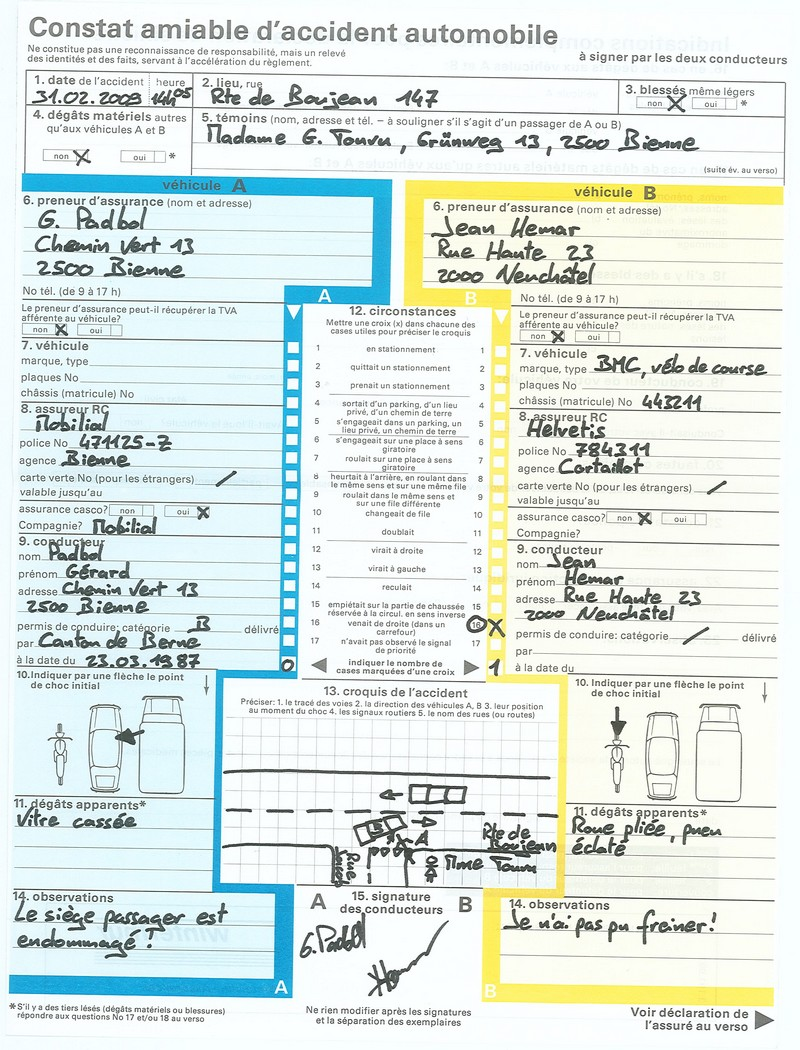
#> input picture data/input/constat_1.jpg, 800 x 1050 px, found by its file name
$ jupyter execute --allow-errors 'test segmentation.ipynb'   (shell and % lines are left out)
#> lines starting #> are read from the running program, lines starting #| are printed output that depends on the picture
[cell 1]
import numpy as np
import matplotlib.pyplot as plt
import skimage.data as data
import skimage.segmentation as seg
import skimage.filters as filters
import skimage.draw as draw
import skimage.color as color

from skimage import io

import os

[cell 2]
path_to_image = './data/input/constat_1.jpg'

img_to_segment = io.imread(path_to_image)
#> img_to_segment is the input picture: shape (1050, 800, 3); mean R, G, B 222, 231.8, 227.3
io.imshow(img_to_segment)

[cell 3]
def image_show(image, nrows=1, ncols=1, cmap='gray'):
    fig, ax = plt.subplots(nrows=nrows, ncols=ncols, figsize=(14, 14))
    ax.imshow(image, cmap='gray')
    ax.axis('off')
    return fig, ax

[cell 4]
text = data.page()
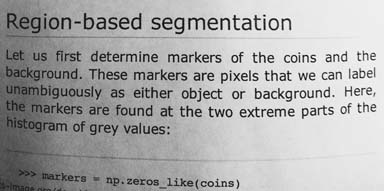
#> input picture skimage.data.page(), 384 x 191 px
#> text is the input picture: shape (191, 384); min 0, max 255, mean 171.5
image_show(text)

[cell 5]
fig, ax = plt.subplots(1, 1)
ax.hist(text.ravel(), bins=32, range=[0, 256])
ax.set_xlim(0, 256);
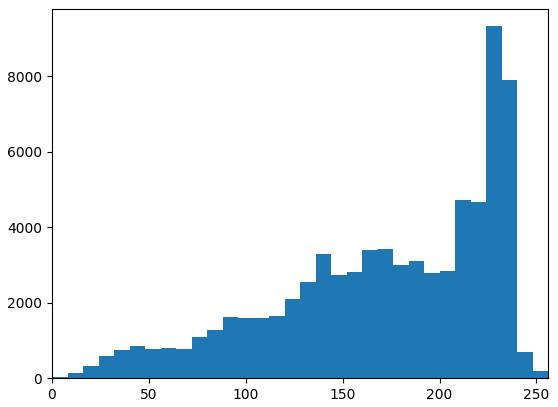
#> figure drawn by matplotlib, 1 panel; tallest bar 9320 high, from x = 224 to 232

[cell 6]
img_to_segment.shape
#> Out = (1050, 800, 3)

[cell 7]
img_to_segment[:,:,1].shape
#> Out = (1050, 800)

[cell 8]
fig, (ax1, ax2, ax3) = plt.subplots(3, 1, figsize=(15,15))


# R
ax1.hist(img_to_segment[:,:,0].ravel(), bins=32, range=[0, 256])
ax1.set_xlim(0, 256);

# G
ax2.hist(img_to_segment[:,:,1].ravel(), bins=32, range=[0, 256])
ax2.set_xlim(0, 256);

# B
ax3.hist(img_to_segment[:,:,2].ravel(), bins=32, range=[0, 256])
ax3.set_xlim(0, 256);
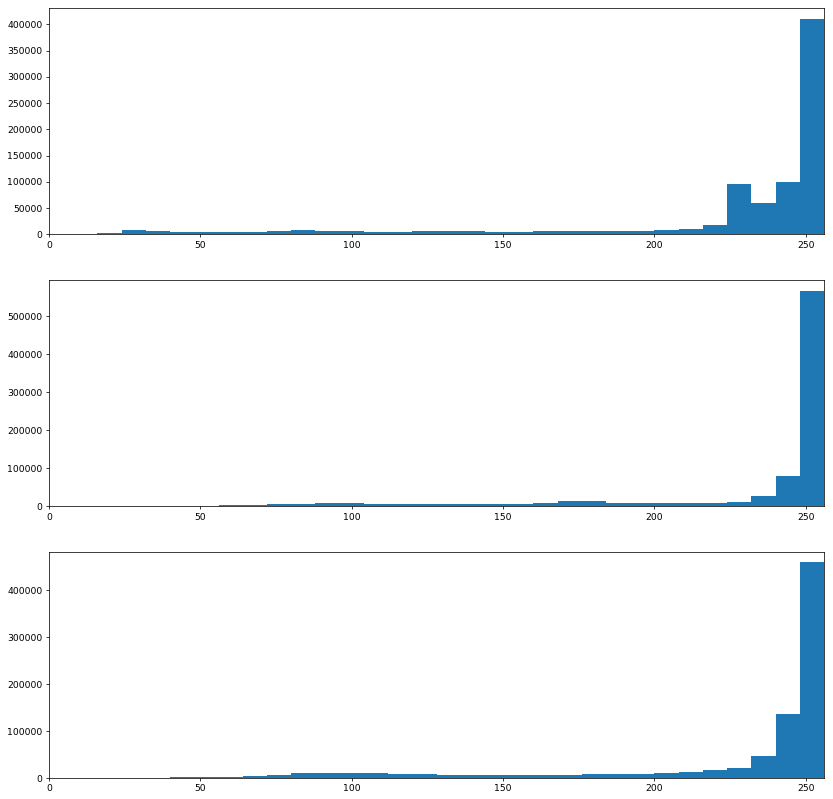
#> figure drawn by matplotlib, 3 panels; panel 1: tallest bar 410414 high, from x = 248 to 256; panel 2: tallest bar 567103 high, from x = 248 to 256; panel 3: tallest bar 459802 high, from x = 248 to 256

[cell 9]
img_to_segment_gray = color.rgb2gray(img_to_segment)
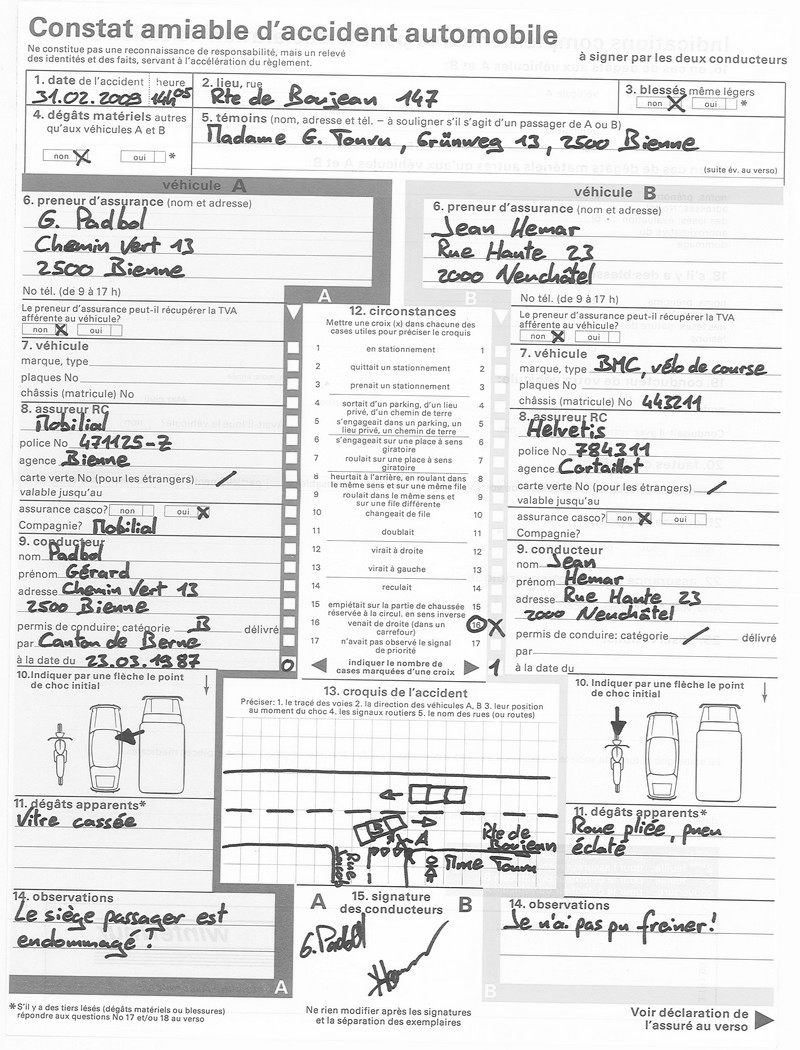
#> img_to_segment_gray: shape (1050, 800) float64; min 0.00561, max 1, mean 0.899
image_show(img_to_segment_gray)

#> (a cell that did not finish here is left out)

#> (a cell that did not finish here is left out)

[cell 12]
fig, ax = image_show(img_to_segment_gray)

$ run again, with data/input/constat_2.jpg copied over data/input/constat_1.jpg
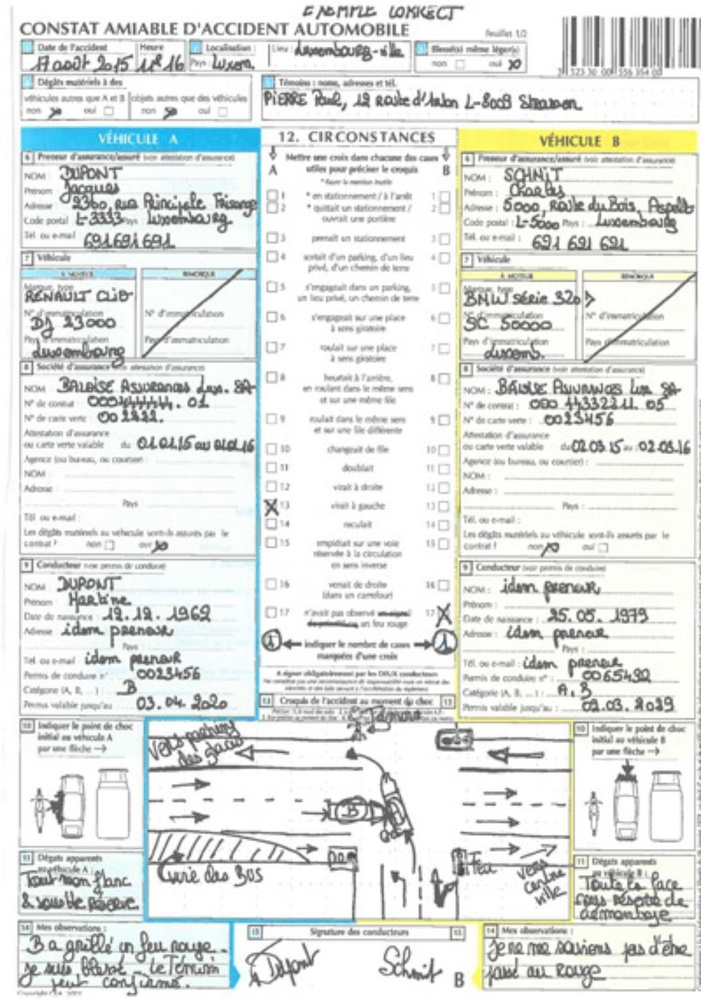
#> input picture data/input/constat_2.jpg, 701 x 1000 px, shrunk from 960 x 1370 before the run, found by its file name
#> img_to_segment is the input picture: shape (1000, 701, 3); mean R, G, B 224.2, 227, 224.6
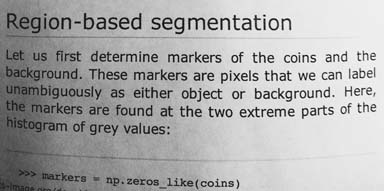
#> input picture skimage.data.page(), 384 x 191 px
#> text is the input picture: shape (191, 384); min 0, max 255, mean 171.5
#> `img_to_segment_gray = color.rgb2gray(img_to_segment)`:
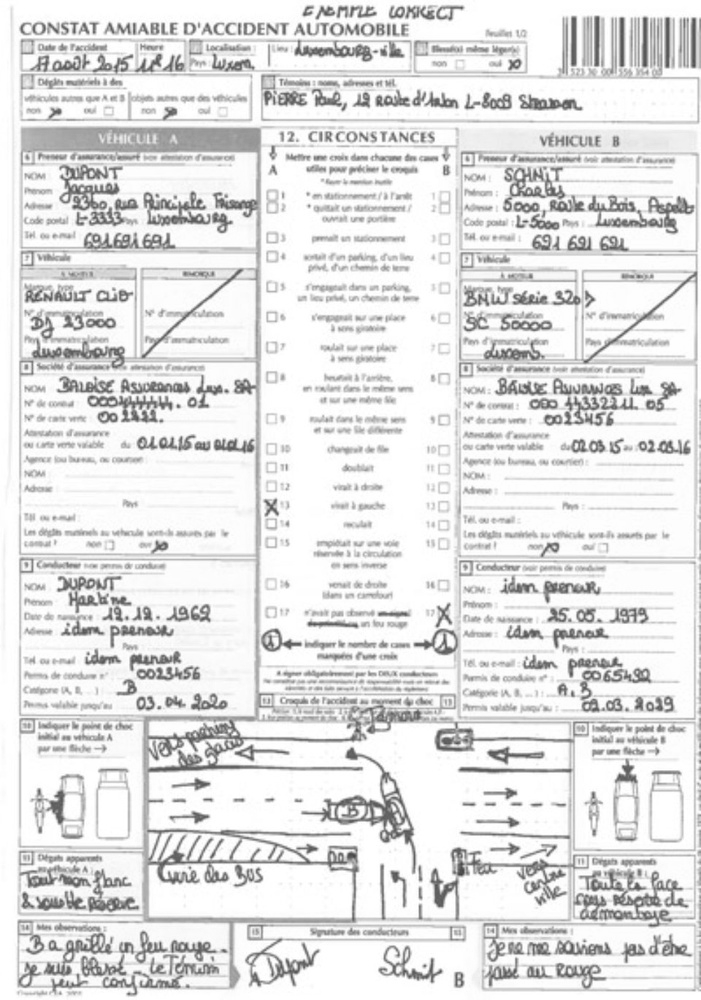
#> img_to_segment_gray: shape (1000, 701) float64; min 0.247, max 1, mean 0.887

$ run again, with data/input/Email_example.png saved as data/input/constat_1.jpg
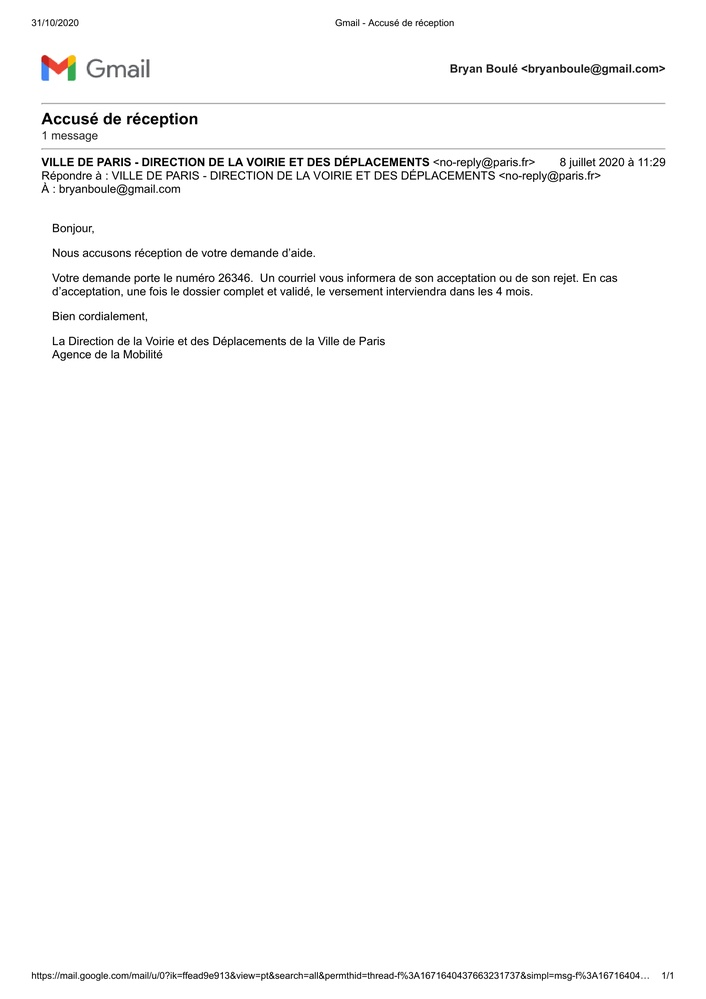
#> input picture data/input/Email_example.png, 706 x 999 px, shrunk from 1653 x 2339 before the run, found by its file name
#> img_to_segment is the input picture: shape (999, 706, 3); mean R, G, B 250.4, 250.3, 250.3
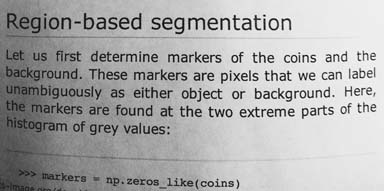
#> input picture skimage.data.page(), 384 x 191 px
#> text is the input picture: shape (191, 384); min 0, max 255, mean 171.5
#> `[cell 8] fig, (ax1, ax2, ax3) = plt.subplots(3, 1, figsize=(15,15))`:
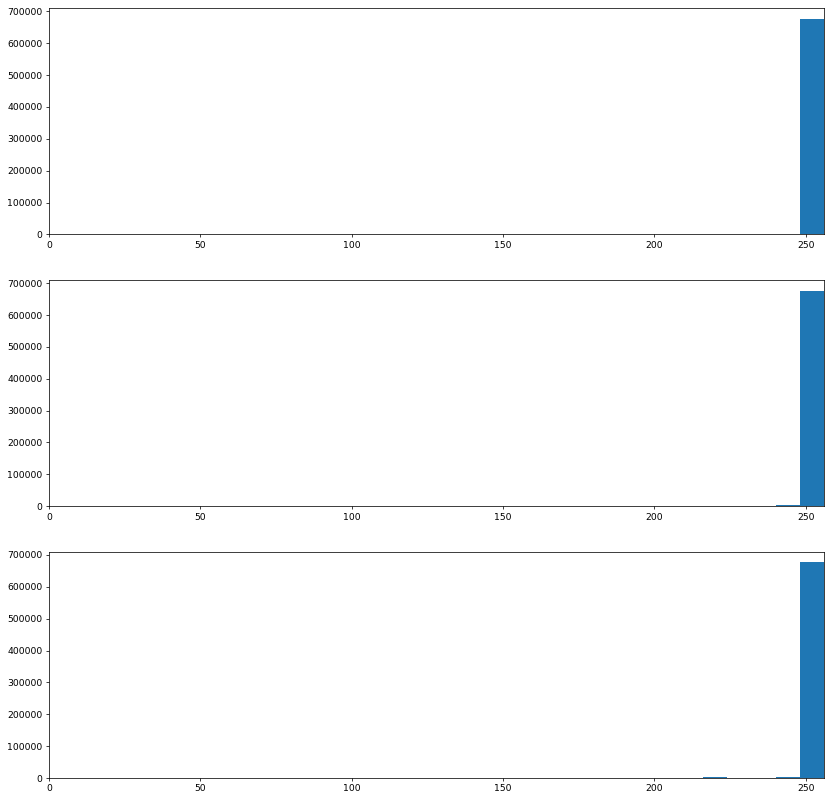
#> figure drawn by matplotlib, 3 panels; panel 1: tallest bar 676761 high, from x = 248 to 256; panel 2: tallest bar 676760 high, from x = 248 to 256; panel 3: tallest bar 676744 high, from x = 248 to 256

$ run again, with data/input/Inclinated_email_example.png saved as data/input/constat_1.jpg
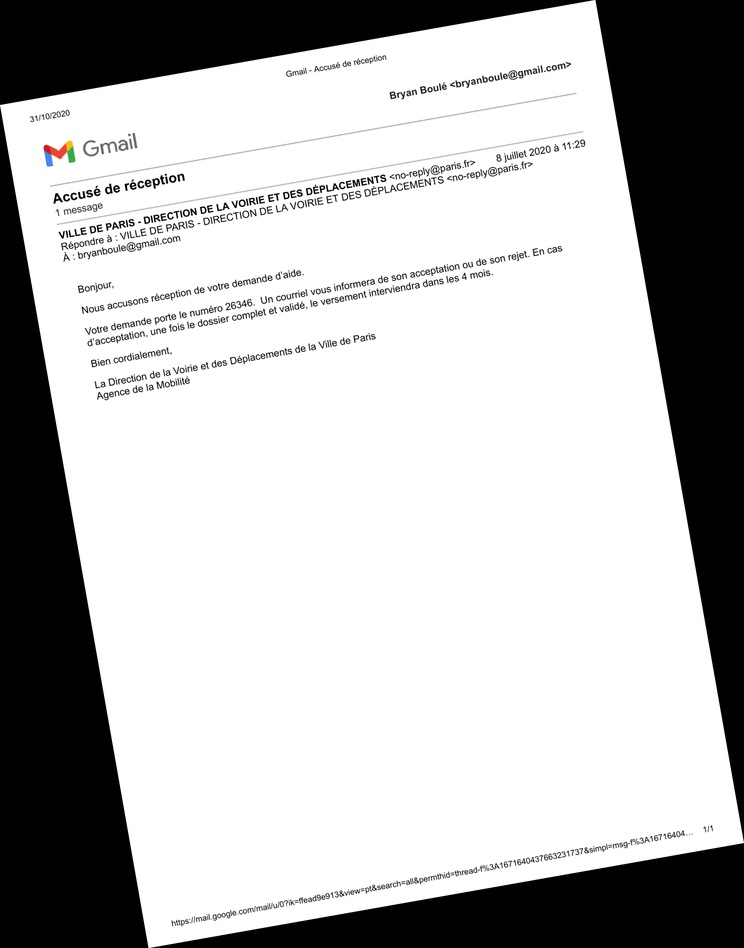
#> input picture data/input/Inclinated_email_example.png, 744 x 948 px, shrunk from 2034 x 2590 before the run, found by its file name
#> img_to_segment is the input picture: shape (948, 744, 3); mean R, G, B 183.7, 183.7, 183.7
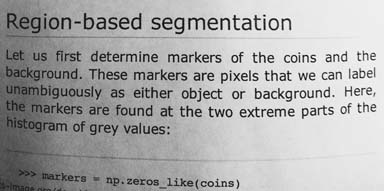
#> input picture skimage.data.page(), 384 x 191 px
#> text is the input picture: shape (191, 384); min 0, max 255, mean 171.5
#> `[cell 8] fig, (ax1, ax2, ax3) = plt.subplots(3, 1, figsize=(15,15))`:
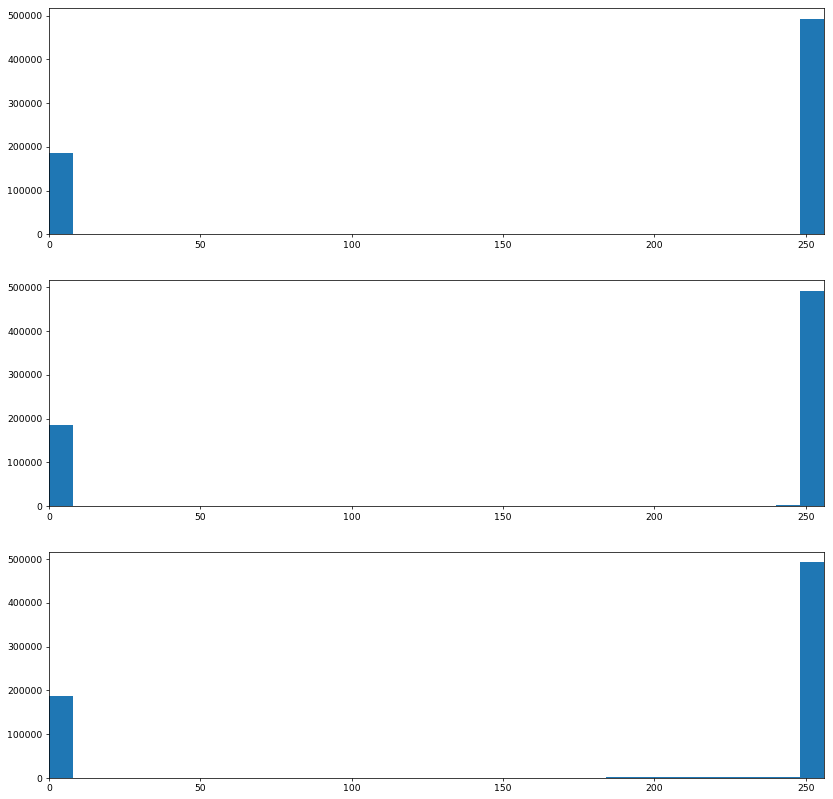
#> figure drawn by matplotlib, 3 panels; panel 1: tallest bar 492976 high, from x = 248 to 256; panel 2: tallest bar 492960 high, from x = 248 to 256; panel 3: tallest bar 492935 high, from x = 248 to 256
